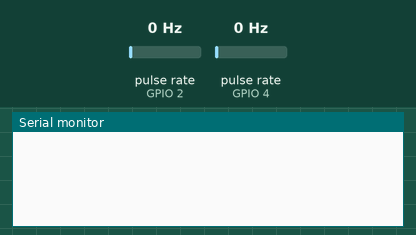
A sketch run on a simulated ESP32. Shown: the last lines printed to the serial monitor. Wiring (inferred from the names in the program): 2 × pulse sensor: data GPIO 2 / data GPIO 4. The inputs (shaded band) are chosen by the test bench; at power-on: pulse rate (sensors on GPIO 2, GPIO 4) 0 Hz.

Above: at 1.2 s.
1.3 s: pulse rate (sensor on GPIO 2) set to 4 Hz
At 1.66 s:
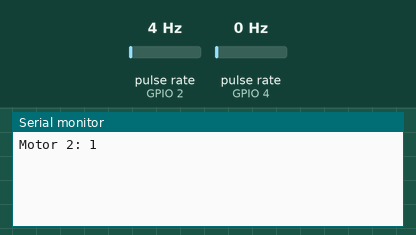
3.2 s: pulse rate (sensor on GPIO 4) set to 4 Hz
At 3.36 s:
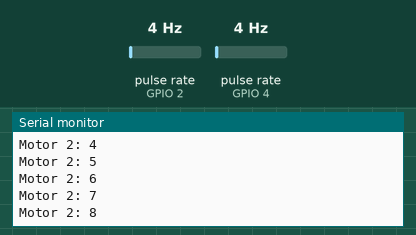
4.7 s: pulse rate (sensor on GPIO 2) set to 50 Hz
At 4.85 s:
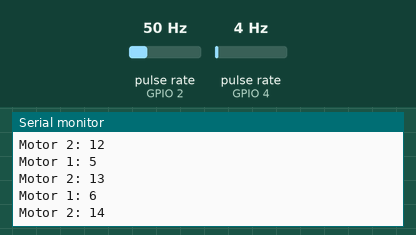
6.2 s: pulse rate (sensor on GPIO 4) set to 50 Hz
At 6.7 s:
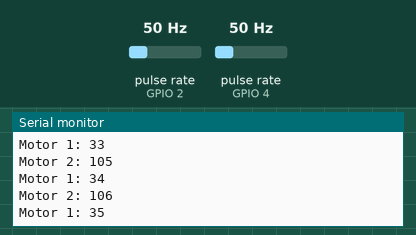
Timing chart, 0 to 8.7 s (numbered marks = the images above; inputs shaded):
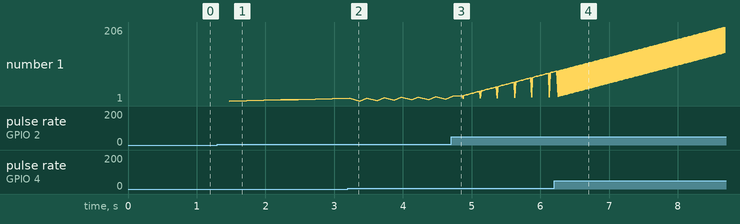

The sketch:

Encoder_test.ino
```cpp
#define ENCODER_1 4
#define ENCODER_2 2

void IRAM_ATTR incrementMotor_1();
void IRAM_ATTR incrementMotor_2();

int motorPulses_1 = 0;
int motorPulses_2 = 0;

void setup() {
  Serial.begin(115200);
  while (!Serial);

  attachInterrupt(ENCODER_1, incrementMotor_1, RISING);
  attachInterrupt(ENCODER_2, incrementMotor_2, RISING);

}

void loop() {
  // put your main code here, to run repeatedly:

}

void IRAM_ATTR incrementMotor_1(){
  motorPulses_1 += 1;
  Serial.print("Motor 1: ");
  Serial.println(motorPulses_1);
}

void IRAM_ATTR incrementMotor_2(){
  motorPulses_2 += 1;
  Serial.print("Motor 2: ");
  Serial.println(motorPulses_2);
}
```

Measured:
- after the input at 1.3 s, the serial monitor: prints a new line after 0.17 s (image 1)
- plotted number 1: 6 → 81 after the input at 4.7 s
